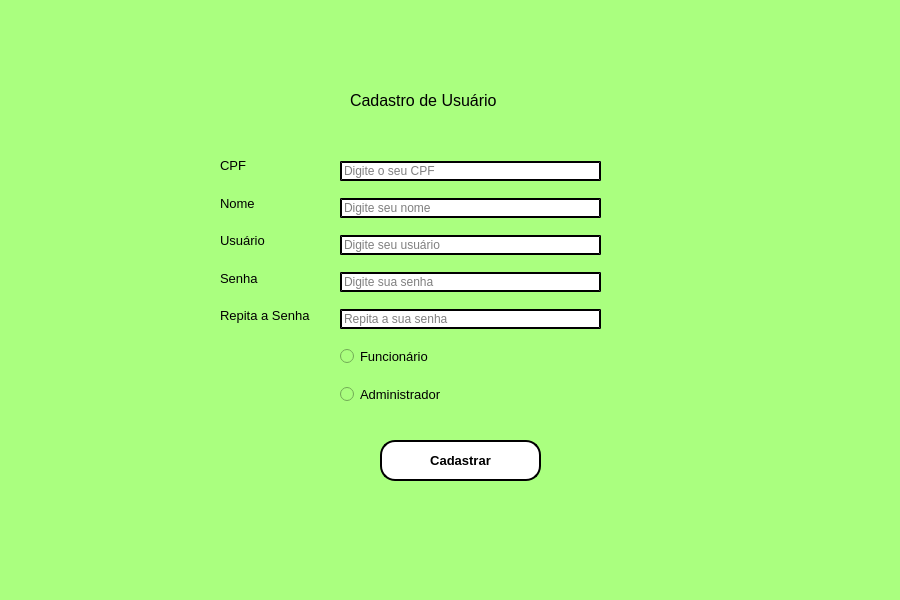
<?xml version="1.0" encoding="UTF-8"?>
<ui version="4.0">
 <class>Cadastro</class>
 <widget class="QWidget" name="Cadastro">
  <property name="geometry">
   <rect>
    <x>0</x>
    <y>0</y>
    <width>900</width>
    <height>600</height>
   </rect>
  </property>
  <property name="minimumSize">
   <size>
    <width>900</width>
    <height>600</height>
   </size>
  </property>
  <property name="maximumSize">
   <size>
    <width>900</width>
    <height>600</height>
   </size>
  </property>
  <property name="windowTitle">
   <string>Cadastro de Usuário</string>
  </property>
  <property name="styleSheet">
   <string notr="true">background-color: rgb(170, 255, 127);</string>
  </property>
  <widget class="QWidget" name="gridLayoutWidget_2">
   <property name="geometry">
    <rect>
     <x>220</x>
     <y>150</y>
     <width>114</width>
     <height>181</height>
    </rect>
   </property>
   <property name="font">
    <font>
     <pointsize>10</pointsize>
    </font>
   </property>
   <layout class="QGridLayout" name="gridLayout_2">
    <item row="1" column="1">
     <widget class="QLabel" name="label_2">
      <property name="font">
       <font>
        <pointsize>10</pointsize>
       </font>
      </property>
      <property name="text">
       <string>Nome</string>
      </property>
     </widget>
    </item>
    <item row="0" column="1">
     <widget class="QLabel" name="label">
      <property name="font">
       <font>
        <pointsize>10</pointsize>
       </font>
      </property>
      <property name="text">
       <string>CPF</string>
      </property>
     </widget>
    </item>
    <item row="4" column="1">
     <widget class="QLabel" name="label_4">
      <property name="font">
       <font>
        <pointsize>10</pointsize>
       </font>
      </property>
      <property name="text">
       <string>Senha</string>
      </property>
     </widget>
    </item>
    <item row="3" column="1">
     <widget class="QLabel" name="label_3">
      <property name="font">
       <font>
        <pointsize>10</pointsize>
       </font>
      </property>
      <property name="text">
       <string>Usuário</string>
      </property>
     </widget>
    </item>
    <item row="5" column="1">
     <widget class="QLabel" name="label_6">
      <property name="font">
       <font>
        <pointsize>10</pointsize>
       </font>
      </property>
      <property name="text">
       <string>Repita a Senha</string>
      </property>
     </widget>
    </item>
   </layout>
  </widget>
  <widget class="QPushButton" name="pushButton">
   <property name="geometry">
    <rect>
     <x>380</x>
     <y>440</y>
     <width>161</width>
     <height>41</height>
    </rect>
   </property>
   <property name="font">
    <font>
     <pointsize>10</pointsize>
     <weight>75</weight>
     <bold>true</bold>
    </font>
   </property>
   <property name="styleSheet">
    <string notr="true">background-color: rgb(255, 255, 255);
border-radius: 15px;
border-style: outset;
border-width: 2px;
border-color: black</string>
   </property>
   <property name="text">
    <string>Cadastrar</string>
   </property>
  </widget>
  <widget class="QWidget" name="gridLayoutWidget">
   <property name="geometry">
    <rect>
     <x>340</x>
     <y>150</y>
     <width>261</width>
     <height>271</height>
    </rect>
   </property>
   <layout class="QGridLayout" name="gridLayout">
    <item row="0" column="0">
     <widget class="QLineEdit" name="lineEdit">
      <property name="styleSheet">
       <string notr="true">background-color: rgb(255, 255, 255);
border-radius: 15px;
border-style: outset;
border-width: 2px;
border-color: black</string>
      </property>
      <property name="placeholderText">
       <string>Digite o seu CPF</string>
      </property>
     </widget>
    </item>
    <item row="5" column="0">
     <widget class="QRadioButton" name="radioButton">
      <property name="font">
       <font>
        <pointsize>10</pointsize>
       </font>
      </property>
      <property name="text">
       <string>Funcionário</string>
      </property>
     </widget>
    </item>
    <item row="2" column="0">
     <widget class="QLineEdit" name="lineEdit_3">
      <property name="styleSheet">
       <string notr="true">background-color: rgb(255, 255, 255);
border-radius: 15px;
border-style: outset;
border-width: 2px;
border-color: black</string>
      </property>
      <property name="placeholderText">
       <string>Digite seu usuário</string>
      </property>
     </widget>
    </item>
    <item row="6" column="0">
     <widget class="QRadioButton" name="radioButton_2">
      <property name="font">
       <font>
        <pointsize>10</pointsize>
       </font>
      </property>
      <property name="text">
       <string>Administrador</string>
      </property>
     </widget>
    </item>
    <item row="1" column="0">
     <widget class="QLineEdit" name="lineEdit_2">
      <property name="styleSheet">
       <string notr="true">background-color: rgb(255, 255, 255);
border-radius: 15px;
border-style: outset;
border-width: 2px;
border-color: black</string>
      </property>
      <property name="placeholderText">
       <string>Digite seu nome</string>
      </property>
     </widget>
    </item>
    <item row="3" column="0">
     <widget class="QLineEdit" name="lineEdit_4">
      <property name="styleSheet">
       <string notr="true">background-color: rgb(255, 255, 255);
border-radius: 15px;
border-style: outset;
border-width: 2px;
border-color: black</string>
      </property>
      <property name="text">
       <string/>
      </property>
      <property name="placeholderText">
       <string>Digite sua senha</string>
      </property>
     </widget>
    </item>
    <item row="4" column="0">
     <widget class="QLineEdit" name="lineEdit_5">
      <property name="styleSheet">
       <string notr="true">background-color: rgb(255, 255, 255);
border-radius: 15px;
border-style: outset;
border-width: 2px;
border-color: black</string>
      </property>
      <property name="text">
       <string/>
      </property>
      <property name="placeholderText">
       <string>Repita a sua senha</string>
      </property>
     </widget>
    </item>
   </layout>
  </widget>
  <widget class="QLabel" name="label_5">
   <property name="geometry">
    <rect>
     <x>350</x>
     <y>90</y>
     <width>201</width>
     <height>21</height>
    </rect>
   </property>
   <property name="font">
    <font>
     <pointsize>12</pointsize>
    </font>
   </property>
   <property name="autoFillBackground">
    <bool>false</bool>
   </property>
   <property name="styleSheet">
    <string notr="true">background-color: rgb(170, 255, 127);</string>
   </property>
   <property name="text">
    <string>Cadastro de Usuário</string>
   </property>
  </widget>
 </widget>
 <resources/>
 <connections/>
</ui>
